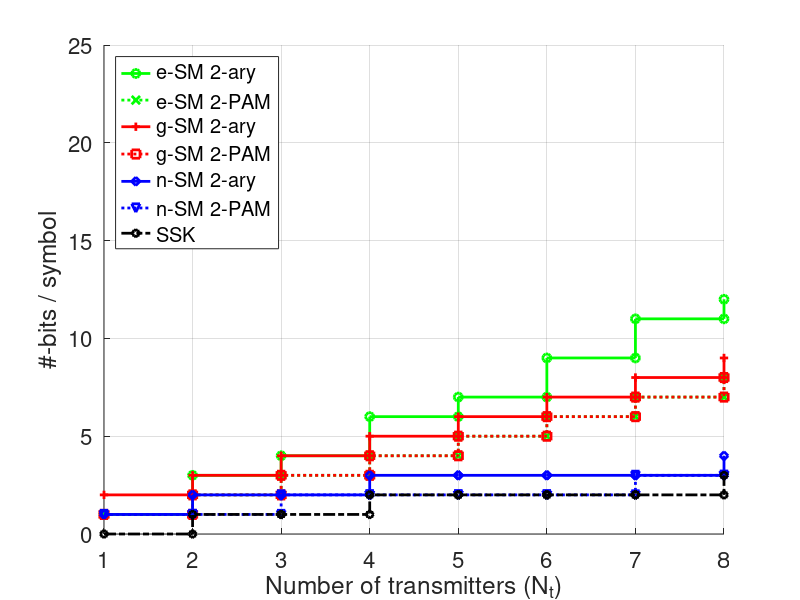

Recreate this plot in MATLAB. (Note: this script raises an error after producing the figure.)
% scrOSM
close all;
clearvars;
clc;

% DEFAULT COSMETIC SETTINGS
dlinelw = get(0,'DefaultLineLineWidth');
set(0,'DefaultLineLineWidth',2);
daxesfontname = get(0,'DefaultAxesFontName');
set(0,'DefaultAxesFontName','Helvetica');
daxesfontsize = get(0,'DefaultAxesFontSize');
set(0,'DefaultAxesFontSize',16);
dfigvis = get(0,'DefaultFigureVisible');
set(0,'DefaultFigureVisible','On');

% FLAGS
fSTATION = 3;   % 1.PHO445 2.ENGGRID 3.LAPTOP
fSAVEALL = true;
fCLOSEFIGS = false;
fARCHIVE = true;

CHAROVERWRITE = '~';
if(fARCHIVE) 
    CHARIDXARCHIVE = 'mp1';           % ARCHIVE INDEX
else
    CHARIDXARCHIVE = CHAROVERWRITE; % OK TO OVERWRITE
end

% STATION
switch fSTATION
    case 1
        ctDirRes = '\\ad\eng\users\p\b\pbutala\My Documents\MATLAB\Research\Code V2\Results\5. OSM img\';
        ctFileCodeSrc = '\\ad\eng\users\p\b\pbutala\My Documents\MATLAB\Research\Code V2\Scripts\scrOSM.m';
    case 2
        ctDirRes = '/home/pbutala/My Documents/MATLAB/Research/Code V2/Results/5. OSM img/';
        ctFileCodeSrc = '/home/pbutala/My Documents/MATLAB/Research/Code V2/Scripts/scrOSM.m';
    case 3
        ctDirRes = 'C:\\Users\\pbutala\\Documents\\MATLAB\\Research\\Code V2\\Results\\5. OSM img\\';
        ctFileCodeSrc = 'C:\\Users\\pbutala\\Documents\\MATLAB\\Research\\Code V2\\Scripts\\scrOSM.m';
    otherwise
        error('Station not defined');
end

ctFileCodeDest = [ctDirRes 'scrOSM' CHARIDXARCHIVE '.m'];
ctFileVars = [ctDirRes 'OSM' CHARIDXARCHIVE '.mat'];      % file to store workspace

% VARIABLES
Nt = 1:8;
rngM = power(2,1);

% COMPUTE #BITS/SYMBOL
lenM = length(rngM);
clLgd = cell(lenM*4+1,1);
figSE = figure;
hold all;
% subplot(2,1,2);
% AXES(2) = gca;
% hold all;

dlinems = get(0,'DefaultLineMarkerSize');
set(0,'DefaultLineMarkerSize',6);

% etc vars
clLC = {'k','b','r','g','m'};
lenLC = length(clLC);
clLS = {'--','-',':','-.'};
lenLS = length(clLS);
clMK = {'h','o','x','+','s','d','v','^','<','>','p'};
lenMK = length(clMK);
iLgd = 1;

for idM = 1:lenM
    M = rngM(idM);
    % SE for native SM (Ideal and 0:M-1 PAM)
    senSM = floor(log2(Nt*M));
    senSMp = floor(log2(1+Nt*(M-1)));
    % SE for generalized SM (Ideal and 0:M-1 PAM)
    segSM = floor(Nt + log2(M));
    segSMp = floor(log2(1+(power(2,Nt)-1)*(M-1)));
    % SE for extended SM (Ideal and 0:M-1 PAM)
    seeSYM = ones(length(Nt),1);
    seeSYMp = ones(length(Nt),1);
    for iNt = 1:length(Nt)
        nt = Nt(iNt);
        for k=1:nt
            seeSYM(iNt) = seeSYM(iNt) + nchoosek(nt,k)*power(M,k);
            seeSYMp(iNt) = seeSYMp(iNt) + nchoosek(nt,k)*power(M-1,k);
        end
    end
    seeSM = floor(log2(seeSYM));
    seeSMp = floor(log2(seeSYMp));
    
    iMK = rem(iLgd,lenMK)+1;
    
    stairs(Nt,seeSM,['g-' clMK{iMK}]);
    clLgd{iLgd} = sprintf('e-SM %0.0f-ary',M);
    stairs(Nt,seeSMp,['g:' clMK{iMK+1}]);
    clLgd{iLgd+1} = sprintf('e-SM %0.0f-PAM',M);
    stairs(Nt,segSM,['r-' clMK{iMK+2}]);
    clLgd{iLgd+2} = sprintf('g-SM %0.0f-ary',M);
    stairs(Nt,segSMp,['r:' clMK{iMK+3}]);
    clLgd{iLgd+3} = sprintf('g-SM %0.0f-PAM',M);
    stairs(Nt,senSM,['b-' clMK{iMK+4}]);
    clLgd{iLgd+4} = sprintf('n-SM %0.0f-ary',M);
    stairs(Nt,senSMp,['b:' clMK{iMK+5}]);
    clLgd{iLgd+5} = sprintf('n-SM %0.0f-PAM',M);
    
    iLgd = iLgd+6;
    iMK = iMK+6;
end

% SE for SSK
seSM = floor(log2(Nt));
stairs(Nt,seSM,'k-.h');
clLgd{iLgd} = 'SSK';

legend(clLgd{:},'Location','NorthWest');
xlabel('Number of transmitters (N_{t})');
ylabel('#-bits / symbol');
set(0,'DefaultLineMarkerSize',dlinems);
grid on;
axis([min(Nt),max(Nt),0,25]);

if fSAVEALL
    delete([ctDirRes '*' CHAROVERWRITE '.*']);
end

% save data
if fSAVEALL
    copyfile(ctFileCodeSrc,ctFileCodeDest); % save script
    save(ctFileVars);                       % save workspace
end

if fSAVEALL
    figure(figSE);
    fname = [ctDirRes ' OSMspeff' CHARIDXARCHIVE];
%     fname = [ctDirRes ' OSMspeff']; % Use this to archive
    saveas(gcf,[fname '.png'],'png');
    saveas(gcf,[fname '.fig'],'fig');
end
if fCLOSEFIGS
    close;
end

bpS2NtM(1:4,1,Nt,rngM,false);

% restore defaults
set(0,'DefaultLineLineWidth',dlinelw);
set(0,'DefaultAxesFontName',daxesfontname);
set(0,'DefaultAxesFontSize',daxesfontsize);
set(0,'DefaultFigureVisible',dfigvis);







































